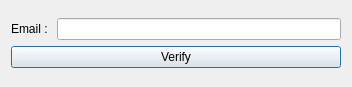
<?xml version="1.0" encoding="UTF-8"?>
<ui version="4.0">
 <class>emailVerificationDiag</class>
 <widget class="QDialog" name="emailVerificationDiag">
  <property name="geometry">
   <rect>
    <x>0</x>
    <y>0</y>
    <width>352</width>
    <height>87</height>
   </rect>
  </property>
  <property name="windowTitle">
   <string>Dialog</string>
  </property>
  <layout class="QVBoxLayout" name="verticalLayout_2">
   <item>
    <layout class="QVBoxLayout" name="verticalLayout">
     <item>
      <layout class="QHBoxLayout" name="horizontalLayout">
       <item>
        <widget class="QLabel" name="emailLabel">
         <property name="text">
          <string>Email : </string>
         </property>
        </widget>
       </item>
       <item>
        <widget class="QLineEdit" name="emailLineEdit"/>
       </item>
      </layout>
     </item>
     <item>
      <widget class="QPushButton" name="verifyPushButton">
       <property name="text">
        <string>Verify</string>
       </property>
      </widget>
     </item>
    </layout>
   </item>
  </layout>
 </widget>
 <resources/>
 <connections/>
</ui>
